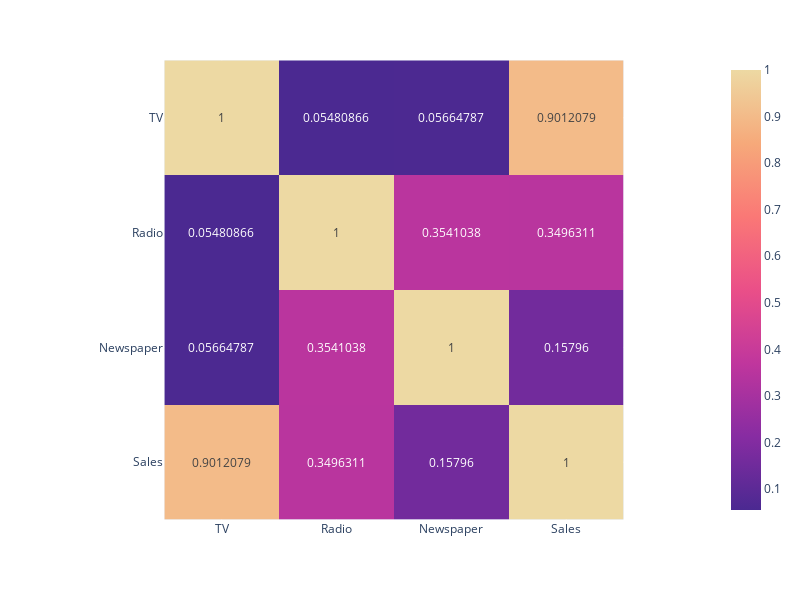

Source (notebook cell):
### Code cell
fig = px.imshow(df.corr(), text_auto=True, color_continuous_scale='agsunset')
fig.update_layout(width=800, height=600)
fig.show()

### Figure 1 — Plotly figure (JSON) as saved in the notebook; plotly's stock layout.template omitted (floating-point values rounded to 4 significant figures)
{"data": [{"coloraxis": "coloraxis", "hovertemplate": "x: %{x}<br>y: %{y}<br>color: %{z}<extra></extra>", "name": "0", "texttemplate": "%{z}", "type": "heatmap", "x": ["TV", "Radio", "Newspaper", "Sales"], "xaxis": "x", "y": ["TV", "Radio", "Newspaper", "Sales"], "yaxis": "y", "z": [[1, 0.05481, 0.05665, 0.9012], [0.05481, 1, 0.3541, 0.3496], [0.05665, 0.3541, 1, 0.158], [0.9012, 0.3496, 0.158, 1]]}], "layout": {"coloraxis": {"colorscale": [[0, "rgb(75, 41, 145)"], [0.1667, "rgb(135, 44, 162)"], [0.3333, "rgb(192, 54, 157)"], [0.5, "rgb(234, 79, 136)"], [0.6667, "rgb(250, 120, 118)"], [0.8333, "rgb(246, 169, 122)"], [1, "rgb(237, 217, 163)"]]}, "height": 600, "margin": {"t": 60}, "width": 800, "xaxis": {"anchor": "y", "autorange": true, "constrain": "domain", "domain": [0.1343, 0.8657], "range": [-0.5, 3.5], "scaleanchor": "y", "type": "category"}, "yaxis": {"anchor": "x", "autorange": true, "constrain": "domain", "domain": [0, 1], "range": [3.5, -0.5], "type": "category"}}}
